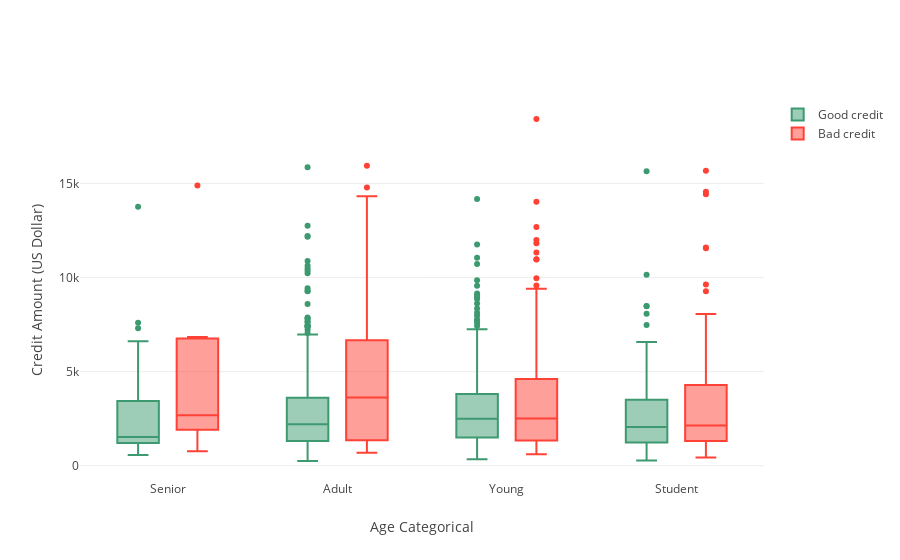

Write notebook code for a chart like this one.
### Code cell
configure_plotly_browser_state()
trace0 = go.Box(
    y=df_good["Credit amount"],
    x=df_good["Age_cat"],
    name='Good credit',
    marker=dict(
        color='#3D9970'
    )
)

trace1 = go.Box(
    y=df_bad['Credit amount'],
    x=df_bad['Age_cat'],
    name='Bad credit',
    marker=dict(
        color='#FF4136'
    )
)
    
data = [trace0, trace1]

layout = go.Layout(
    yaxis=dict(
        title='Credit Amount (US Dollar)',
        zeroline=False
    ),
    xaxis=dict(
        title='Age Categorical'
    ),
    boxmode='group'
)
fig = go.Figure(data=data, layout=layout)

py.iplot(fig, filename='box-age-cat')

### Figure 1 — Plotly figure (JSON) as saved in the notebook; plotly's stock layout.template omitted (floating-point values rounded to 4 significant figures; data arrays with more than 128 entries replaced by an {"elided": "..."} marker saying what was removed)
{"data": [{"name": "Good credit", "y": {"elided": "700 int values"}, "marker": {"color": "#3D9970"}, "x": {"elided": "700 str values"}, "type": "box", "uid": "85ebb6b6-8cad-4cef-977f-4dc0230ae962"}, {"name": "Bad credit", "y": {"elided": "300 int values"}, "marker": {"color": "#FF4136"}, "x": {"elided": "300 str values"}, "type": "box", "uid": "9a68eb34-089f-4295-bf6f-2f3a49979f00"}], "layout": {"boxmode": "group", "xaxis": {"title": {"text": "Age Categorical"}}, "yaxis": {"zeroline": false, "title": {"text": "Credit Amount (US Dollar)"}}}}
